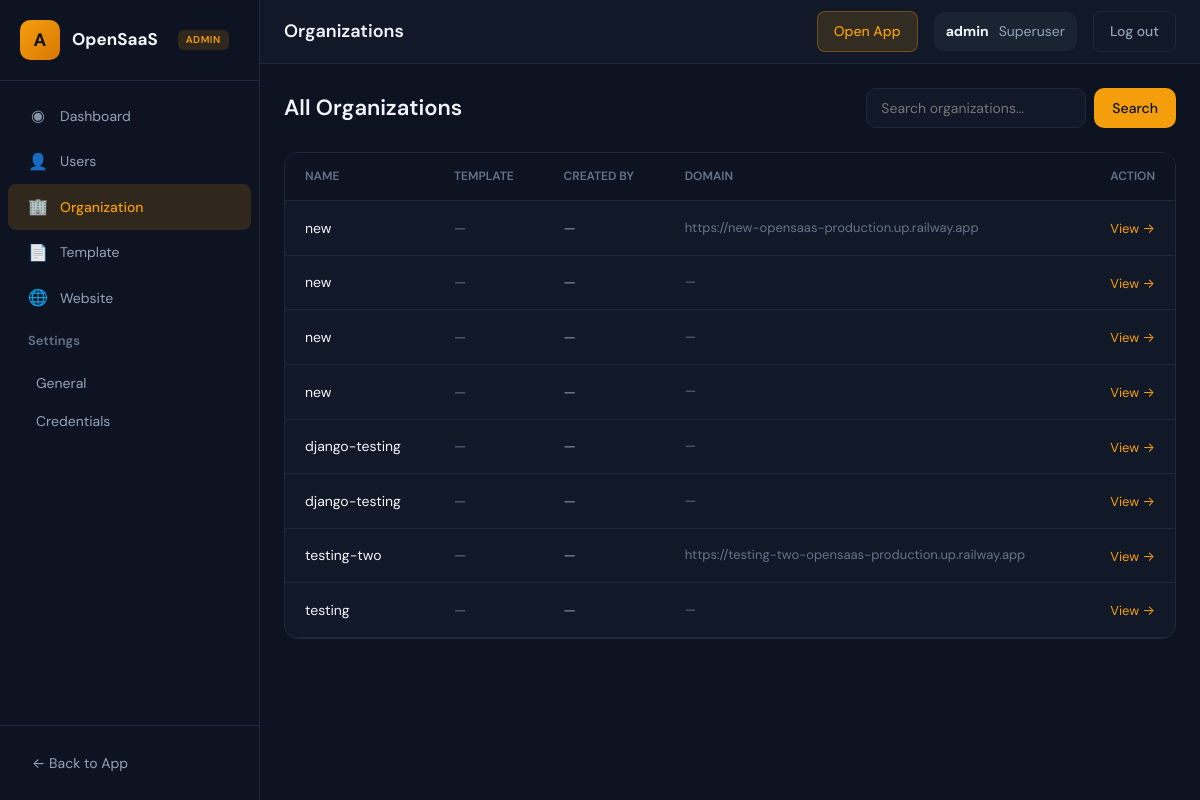
The app's page /admin_app/organizations/ (signed in), older data.
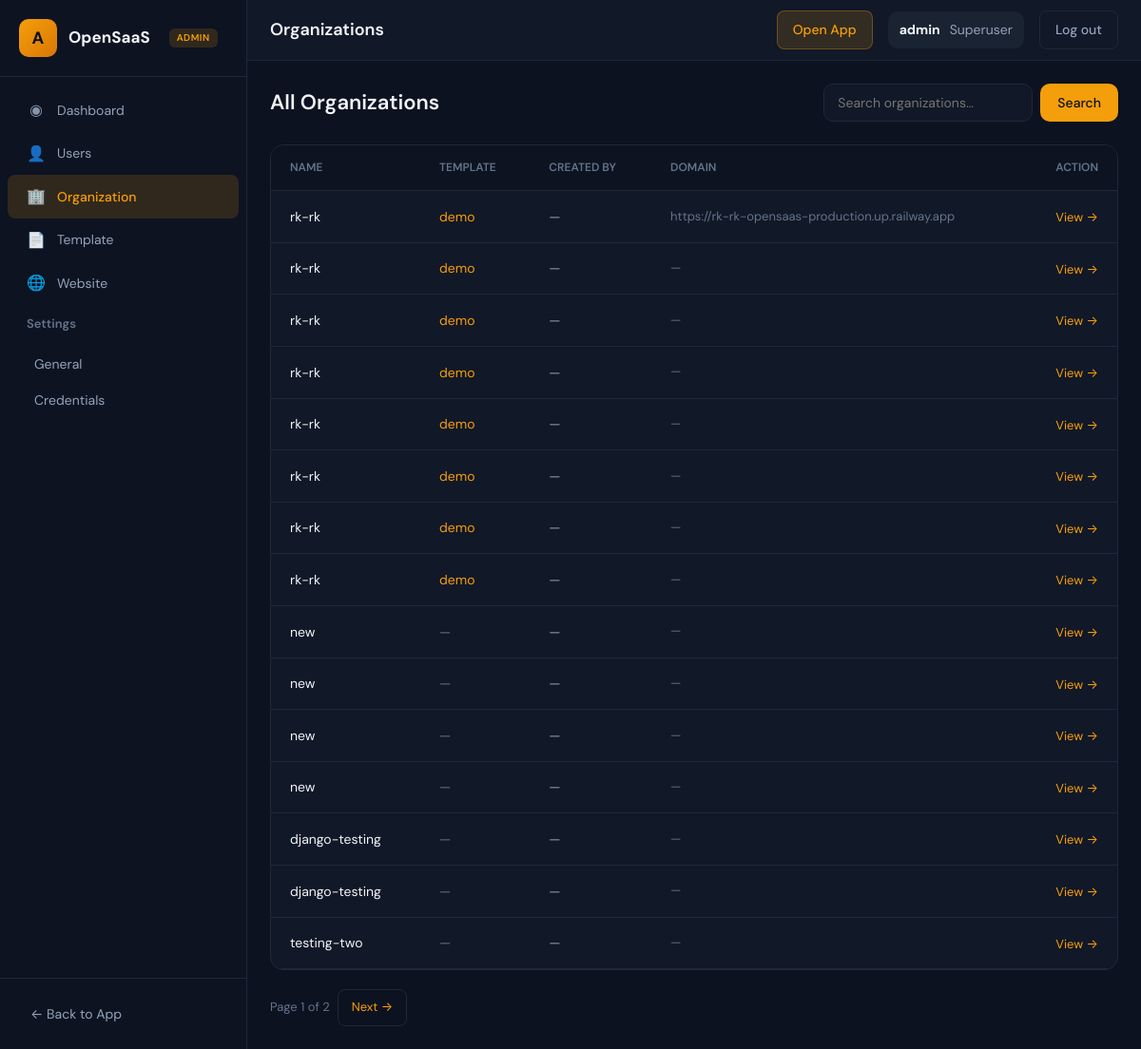
The same page, newer data.
### organization/models.py (models this page shows, shortened)
class Organization(models.Model):
    name = models.CharField(max_length=100)
    deployment_template_id = models.ForeignKey(DeploymentTemplate, on_delete=models.SET_NULL, null=True, blank=True)
    default_domain = models.CharField(max_length=100, null=True, blank=True)
    project_id = models.ForeignKey(Project, on_delete=models.CASCADE, null=True, blank=True)
    created_by = models.ForeignKey(
        settings.AUTH_USER_MODEL,
        on_delete=models.SET_NULL,
        null=True,
        blank=True,
        related_name='created_organizations',
    )

### admin_app/models.py (models this page shows, shortened)
class DeploymentTemplate(models.Model):
    name = models.CharField(max_length=255)
    description = models.TextField()
    created_at = models.DateTimeField(auto_now_add=True)
    updated_at = models.DateTimeField(auto_now=True)
    published = models.BooleanField(default=False)
    project_id = models.ForeignKey(Project, on_delete=models.CASCADE, null=True, blank=True)
    default_domain = models.CharField(max_length=100, null=True, blank=True)
    workflow_id = models.CharField(max_length=100, null=True, blank=True)

### admin_app/views.py (the view)
# urls.py: path('organizations/', views.AdminOrganizationListView.as_view(), name='admin_organization_list'),
class AdminOrganizationListView(SuperuserRequiredMixin, LoginRequiredMixin, TemplateView):
    template_name = 'admin/organization_list.html'
    def get(self, request, *args, **kwargs):
        qs = Organization.objects.select_related(
            'deployment_template_id', 'created_by', 'project_id'
        ).order_by('-id')
        search = request.GET.get('search', '')
        if search:
            qs = qs.filter(name__icontains=search)
        paginator = Paginator(qs, 15)
        page_obj = paginator.get_page(request.GET.get('page'))
        return render(request, self.template_name, {'page_obj': page_obj, 'search': search})

### admin_app/views.py (called while the page is built)
    def test_func(self):
        return self.request.user.is_authenticated and self.request.user.is_superuser

### templates/admin/organization_list.html (shortened to what the changed rows need)
{% extends "admin_app/base.html" %}
{% load static %}
{% block content %}
<div class="admin-page-header" style="display: flex; flex-wrap: wrap; align-items: center; justify-content: space-between; gap: 16px; margin-bottom: 24px;">
    <h1 style="font-size: 22px; font-weight: 600; color: var(--admin-text);">All Organizations</h1>
</div>
<div class="admin-table-wrap" style="background: var(--admin-surface); border: 1px solid var(--admin-border); border-radius: 14px; overflow: hidden;">
    <table style="width: 100%; border-collapse: collapse;">
        <thead>
            <tr style="background: var(--admin-sidebar); border-bottom: 1px solid var(--admin-border);">
                <th style="text-align: left; padding: 14px 20px; font-size: 12px; font-weight: 600; color: var(--admin-text-muted); text-transform: uppercase;">Name</th>
                <th style="text-align: left; padding: 14px 20px; font-size: 12px; font-weight: 600; color: var(--admin-text-muted); text-transform: uppercase;">Template</th>
                <th style="text-align: left; padding: 14px 20px; font-size: 12px; font-weight: 600; color: var(--admin-text-muted); text-transform: uppercase;">Created by</th>
                <th style="text-align: left; padding: 14px 20px; font-size: 12px; font-weight: 600; color: var(--admin-text-muted); text-transform: uppercase;">Domain</th>
                <th style="text-align: right; padding: 14px 20px; font-size: 12px; font-weight: 600; color: var(--admin-text-muted); text-transform: uppercase;">Action</th>
            </tr>
        </thead>
        <tbody>
            {% for org in page_obj %}
            <tr style="border-bottom: 1px solid var(--admin-border);">
                <td style="padding: 14px 20px; font-size: 14px; color: var(--admin-text);">{{ org.name }}</td>
                <td style="padding: 14px 20px; font-size: 14px;">
                    {% if org.deployment_template_id %}
                    <a href="{% url 'admin_template_detail' org.deployment_template_id.pk %}" style="color: var(--admin-accent); text-decoration: none;">{{ org.deployment_template_id.name }}</a>
                    {% else %}
                    <span style="color: var(--admin-text-muted);">—</span>
                    {% endif %}
                </td>
                <td style="padding: 14px 20px; font-size: 14px; color: var(--admin-text-secondary);">
                    {% if org.created_by %}
                    <a href="{% url 'admin_user_detail' org.created_by_id %}" style="color: var(--admin-text-secondary); text-decoration: none;">{{ org.created_by.username }}</a>
                    {% else %}—{% endif %}
                </td>
                <td style="padding: 14px 20px; font-size: 13px; color: var(--admin-text-muted);">{{ org.default_domain|default:"—" }}</td>
                <td style="padding: 14px 20px; text-align: right;">
                    <a href="{% url 'admin_organization_detail' org.pk %}" style="font-size: 13px; color: var(--admin-accent); text-decoration: none;">View →</a>
                </td>
            </tr>
            {% empty %}
            <tr>
                <td colspan="5" style="padding: 32px 20px; text-align: center; color: var(--admin-text-muted);">No organizations found.</td>
            </tr>
            {% endfor %}
        </tbody>
    </table>
</div>
{% if page_obj.has_other_pages %}
<div class="admin-pagination" style="margin-top: 20px; display: flex; align-items: center; gap: 8px; flex-wrap: wrap;">
    <span style="font-size: 13px; color: var(--admin-text-muted);">Page {{ page_obj.number }} of {{ page_obj.paginator.num_pages }}</span>
    {% if page_obj.has_next %}
    <a href="?page={{ page_obj.next_page_number }}{% if search %}&search={{ search }}{% endif %}" style="padding: 8px 14px; font-size: 13px; color: var(--admin-accent); text-decoration: none; border: 1px solid var(--admin-border); border-radius: 8px;">Next →</a>
    {% endif %}
</div>
{% endif %}
{% endblock %}

Row changes from the older to the newer data that the page shows:
no longer on this page (row unchanged): Organization: name "testing", default_domain "—"
added Organization: name "rk-rk", deployment_template_id.name "demo", default_domain "https://rk-rk-opensaas-production.up.railway.app"
added Organization: name "rk-rk", deployment_template_id.name "demo", default_domain "—"
added Organization: name "rk-rk", deployment_template_id.name "demo", default_domain "—"
added Organization: name "rk-rk", deployment_template_id.name "demo", default_domain "—"
added Organization: name "rk-rk", deployment_template_id.name "demo", default_domain "—"
added Organization: name "rk-rk", deployment_template_id.name "demo", default_domain "—"
added Organization: name "rk-rk", deployment_template_id.name "demo", default_domain "—"
added Organization: name "rk-rk", deployment_template_id.name "demo", default_domain "—"
changed Organization (number 9 of 15 on the later page): default_domain "https://new-opensaas-production.up.railway.app" → "—"
changed Organization "testing-two": default_domain "https://testing-two-opensaas-production.up.railway.app" → "—"
Text that changed along with them:
{{ page_obj.number }}: (not shown) → "1"
{{ page_obj.paginator.num_pages }}: (not shown) → "2"
text now shown: "Page of Next →"
